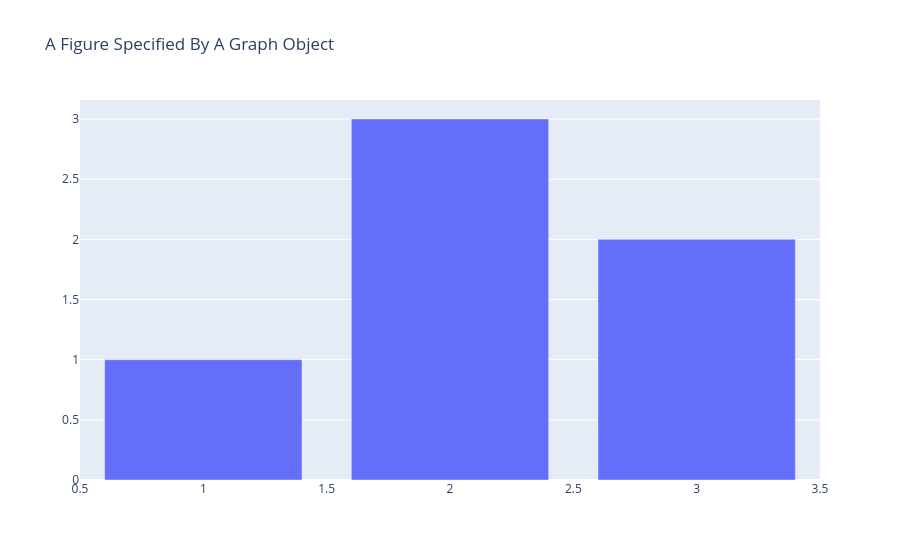

Notebook code cell kept with this figure:
### Markdown cell above
## Figures as Graph Objects

上述使用python字典表示figure的方式不够灵活，需要自己设置许多属性，更加推荐的方式是使用`plotly.graph_objects`提供的类来表示一个figure，它有如下优点：
+ 提供了必要的属性和数据验证
+ 提供了对图形各个属性的便捷访问方式，比如`fig.layout`或者`fig['layout']`，甚至`fig.layout_title_text` 这种方便的下划线访问方式
+ 提供了更新图形的方式，比如`.update_layout()`和`.add_trace()`
+ 提供了导出图形的方式，比如`.write_images()`

### Code cell
import plotly.graph_objects as go

# 创建一个 Bar 类型的 trace，只需要设置数据，不需要设置图形的属性
bar_trace = go.Bar(x=[1, 2, 3], y=[1, 3, 2])

# 调用 Figure 类
fig = go.Figure(
    data=bar_trace,
    # 控制布局
    layout=go.Layout( 
        title=go.layout.Title(text="A Figure Specified By A Graph Object")
    )
)

# Figure 对象上调用show方法
fig.show()

### Figure 1 — Plotly figure (JSON) as saved in the notebook; plotly's stock layout.template omitted (floating-point values rounded to 4 significant figures)
{"data": [{"type": "bar", "x": [1, 2, 3], "y": [1, 3, 2]}], "layout": {"autosize": true, "title": {"text": "A Figure Specified By A Graph Object"}, "xaxis": {"autorange": true, "range": [0.5, 3.5], "type": "linear"}, "yaxis": {"autorange": true, "range": [0, 3.158], "type": "linear"}}}
